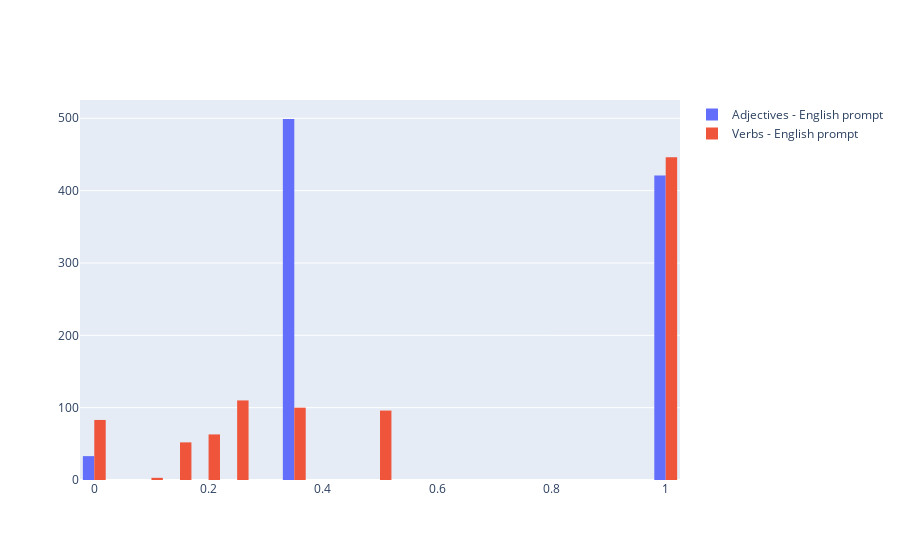
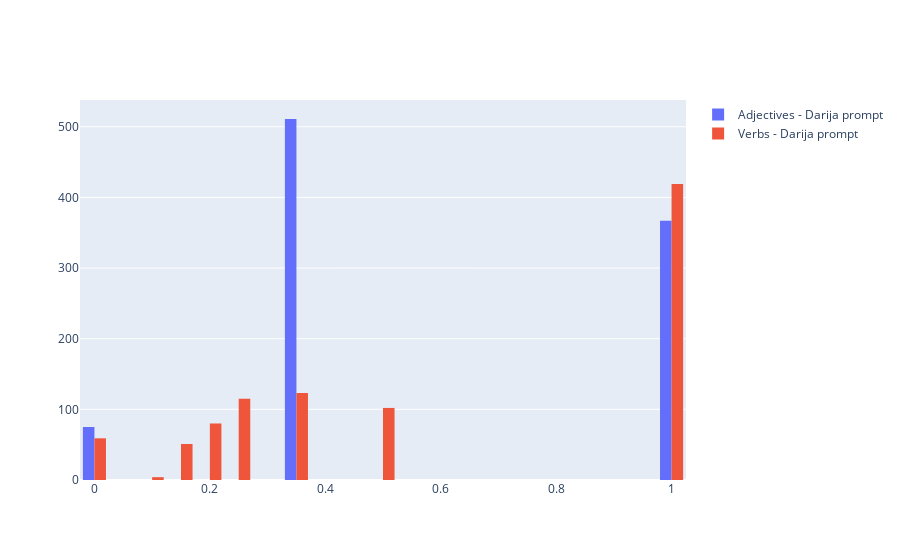

Notebook code for these charts, in order:
### Code cell
import plotly.graph_objects as go


fig = go.Figure()
fig2 = go.Figure()

fig.add_trace(go.Histogram(histfunc="count", y=adjs['similarity_eng_p1'], x=adjs['similarity_eng_p1'], name="Adjectives - English prompt"))
fig.add_trace(go.Histogram(histfunc="count", y=verbs['similarity_eng_p1'], x=verbs['similarity_eng_p1'], name="Verbs - English prompt"))
fig2.add_trace(go.Histogram(histfunc="count", y=adjs['similarity_p1'], x=adjs['similarity_p1'], name="Adjectives - Darija prompt"))
fig2.add_trace(go.Histogram(histfunc="count", y=verbs['similarity_p1'], x=verbs['similarity_p1'], name="Verbs - Darija prompt"))

fig.show()


fig2.show()

### Figure 1 — Plotly figure (JSON) as saved in the notebook; plotly's stock layout.template omitted (floating-point values rounded to 4 significant figures; data arrays with more than 128 entries replaced by an {"elided": "..."} marker saying what was removed)
{"data": [{"histfunc": "count", "name": "Adjectives - English prompt", "type": "histogram", "x": {"elided": "953 float values"}, "y": {"elided": "953 float values"}}, {"histfunc": "count", "name": "Verbs - English prompt", "type": "histogram", "x": {"elided": "953 float values"}, "y": {"elided": "953 float values"}}], "layout": {}}

### Figure 2 — Plotly figure (JSON) as saved in the notebook; plotly's stock layout.template omitted (floating-point values rounded to 4 significant figures; data arrays with more than 128 entries replaced by an {"elided": "..."} marker saying what was removed)
{"data": [{"histfunc": "count", "name": "Adjectives - Darija prompt", "type": "histogram", "x": {"elided": "953 float values"}, "y": {"elided": "953 float values"}}, {"histfunc": "count", "name": "Verbs - Darija prompt", "type": "histogram", "x": {"elided": "953 float values"}, "y": {"elided": "953 float values"}}], "layout": {}}
